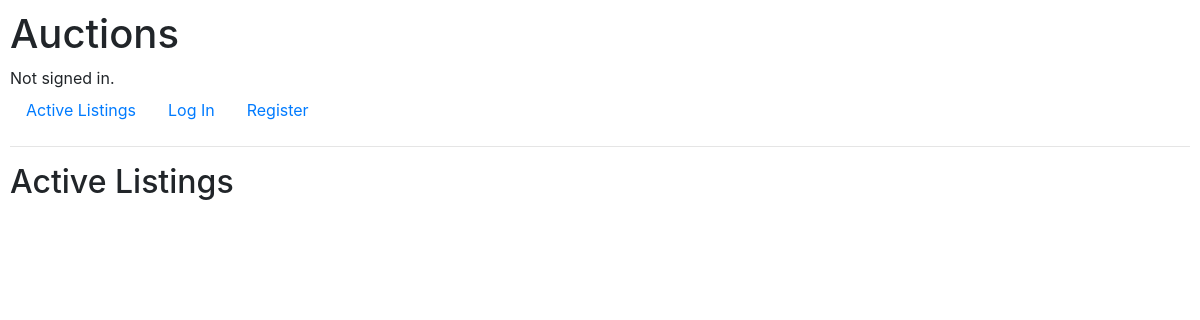
/, run on an earlier commit of the app's database.
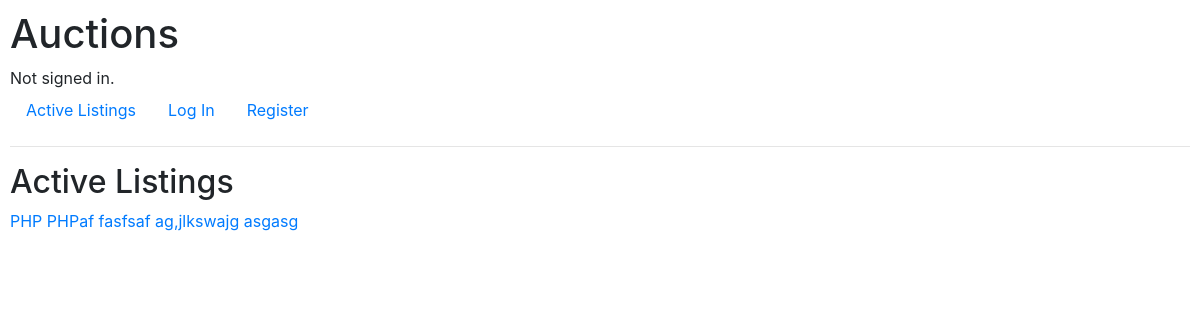
And on a later commit of the database.
### auctions/models.py (models this page shows)
class Listings(models.Model):
    title = models.CharField(max_length=30)
    bids = models.IntegerField()
    description = models.TextField(max_length=400)
    img_url = models.CharField(max_length=200)
    category = models.CharField(max_length=20)
    is_open = models.BooleanField(default=True)
    owner_id = models.ForeignKey(User, on_delete=models.CASCADE)

### auctions/views.py (the view)
# urls.py: path("", views.index, name="index"),
def index(request):
    active_listings = Listings.objects.all()
    return render(request, "auctions/index.html", {
        "active_listings": active_listings
    })

### auctions/templates/auctions/index.html
{% extends "auctions/layout.html" %}
{% block body %}
    <h2>Active Listings</h2>
    {% for active in active_listings %}
        <a href="{% url 'clisting' active.title %}">{{ active.title }}</a>
    {% endfor %}
{% endblock %}

What changed in the data, as far as the page shows it:
added Listings: title "PHP"
added Listings: title "PHPaf"
added Listings: title "fasfsaf"
added Listings: title "ag,jlkswajg"
added Listings: title "asgasg"
